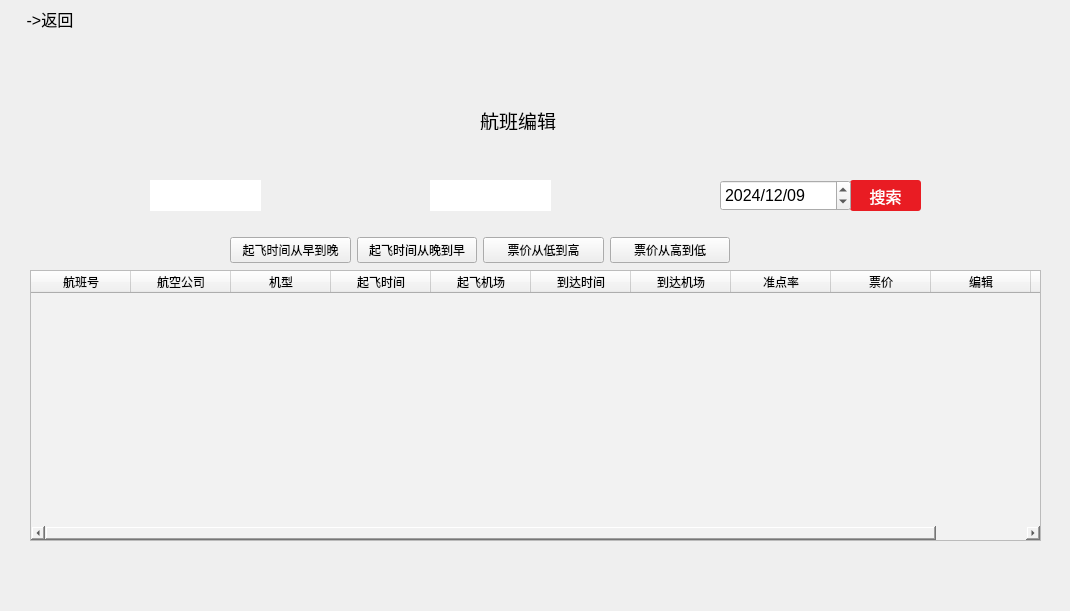
<?xml version="1.0" encoding="UTF-8"?>
<ui version="4.0">
 <class>Admin_search</class>
 <widget class="QWidget" name="Admin_search">
  <property name="geometry">
   <rect>
    <x>0</x>
    <y>0</y>
    <width>1070</width>
    <height>611</height>
   </rect>
  </property>
  <property name="windowTitle">
   <string>Form</string>
  </property>
  <widget class="QLineEdit" name="lineEditDao">
   <property name="geometry">
    <rect>
     <x>430</x>
     <y>180</y>
     <width>121</width>
     <height>31</height>
    </rect>
   </property>
   <property name="font">
    <font>
     <family>宋体</family>
     <pointsize>14</pointsize>
    </font>
   </property>
   <property name="styleSheet">
    <string notr="true">border: none</string>
   </property>
  </widget>
  <widget class="QLabel" name="label_6">
   <property name="geometry">
    <rect>
     <x>480</x>
     <y>110</y>
     <width>121</width>
     <height>20</height>
    </rect>
   </property>
   <property name="font">
    <font>
     <pointsize>14</pointsize>
    </font>
   </property>
   <property name="text">
    <string>航班编辑</string>
   </property>
  </widget>
  <widget class="QLineEdit" name="lineEditChu">
   <property name="geometry">
    <rect>
     <x>150</x>
     <y>180</y>
     <width>111</width>
     <height>31</height>
    </rect>
   </property>
   <property name="font">
    <font>
     <family>宋体</family>
     <pointsize>14</pointsize>
    </font>
   </property>
   <property name="styleSheet">
    <string notr="true">border: none</string>
   </property>
  </widget>
  <widget class="QPushButton" name="pushButton">
   <property name="geometry">
    <rect>
     <x>850</x>
     <y>180</y>
     <width>71</width>
     <height>31</height>
    </rect>
   </property>
   <property name="font">
    <font>
     <pointsize>12</pointsize>
    </font>
   </property>
   <property name="styleSheet">
    <string notr="true">QPushButton { background-color: rgb(233, 28, 35); border-radius: 3px; color: rgb(255, 255, 255); } 
QPushButton:hover { background-color:rgb(255, 32, 36); }
</string>
   </property>
   <property name="text">
    <string>搜索</string>
   </property>
   <property name="icon">
    <iconset theme="audio-card"/>
   </property>
   <property name="checkable">
    <bool>false</bool>
   </property>
   <property name="checked">
    <bool>false</bool>
   </property>
   <property name="autoDefault">
    <bool>false</bool>
   </property>
   <property name="default">
    <bool>false</bool>
   </property>
  </widget>
  <widget class="QTableWidget" name="tableWidget">
   <property name="geometry">
    <rect>
     <x>30</x>
     <y>270</y>
     <width>1011</width>
     <height>271</height>
    </rect>
   </property>
   <property name="sizePolicy">
    <sizepolicy hsizetype="Preferred" vsizetype="Preferred">
     <horstretch>0</horstretch>
     <verstretch>0</verstretch>
    </sizepolicy>
   </property>
   <property name="maximumSize">
    <size>
     <width>1100</width>
     <height>16777215</height>
    </size>
   </property>
   <property name="styleSheet">
    <string notr="true">
background-color: rgb(242, 242, 242);</string>
   </property>
   <property name="autoScrollMargin">
    <number>16</number>
   </property>
   <property name="rowCount">
    <number>0</number>
   </property>
   <property name="columnCount">
    <number>11</number>
   </property>
   <attribute name="horizontalHeaderMinimumSectionSize">
    <number>10</number>
   </attribute>
   <attribute name="verticalHeaderMinimumSectionSize">
    <number>18</number>
   </attribute>
   <attribute name="verticalHeaderDefaultSectionSize">
    <number>29</number>
   </attribute>
   <column>
    <property name="text">
     <string>航班号</string>
    </property>
   </column>
   <column>
    <property name="text">
     <string>航空公司</string>
    </property>
   </column>
   <column>
    <property name="text">
     <string>机型</string>
    </property>
   </column>
   <column>
    <property name="text">
     <string>起飞时间</string>
    </property>
   </column>
   <column>
    <property name="text">
     <string>起飞机场</string>
    </property>
   </column>
   <column>
    <property name="text">
     <string>到达时间</string>
    </property>
   </column>
   <column>
    <property name="text">
     <string>到达机场</string>
    </property>
   </column>
   <column>
    <property name="text">
     <string>准点率</string>
    </property>
   </column>
   <column>
    <property name="text">
     <string>票价</string>
    </property>
   </column>
   <column>
    <property name="text">
     <string>编辑</string>
    </property>
   </column>
   <column>
    <property name="text">
     <string>删除</string>
    </property>
   </column>
  </widget>
  <widget class="QDateEdit" name="dateEdit">
   <property name="geometry">
    <rect>
     <x>720</x>
     <y>180</y>
     <width>131</width>
     <height>31</height>
    </rect>
   </property>
   <property name="font">
    <font>
     <pointsize>12</pointsize>
    </font>
   </property>
   <property name="dateTime">
    <datetime>
     <hour>0</hour>
     <minute>0</minute>
     <second>0</second>
     <year>2024</year>
     <month>12</month>
     <day>9</day>
    </datetime>
   </property>
   <property name="displayFormat">
    <string>yyyy/MM/dd</string>
   </property>
  </widget>
  <widget class="QWidget" name="widget" native="true">
   <property name="geometry">
    <rect>
     <x>230</x>
     <y>220</y>
     <width>500</width>
     <height>60</height>
    </rect>
   </property>
   <property name="sizePolicy">
    <sizepolicy hsizetype="Ignored" vsizetype="Ignored">
     <horstretch>0</horstretch>
     <verstretch>0</verstretch>
    </sizepolicy>
   </property>
   <property name="minimumSize">
    <size>
     <width>500</width>
     <height>60</height>
    </size>
   </property>
   <layout class="QHBoxLayout" name="horizontalLayout">
    <item>
     <widget class="QPushButton" name="timeearly">
      <property name="text">
       <string>起飞时间从早到晚</string>
      </property>
     </widget>
    </item>
    <item>
     <widget class="QPushButton" name="timelate">
      <property name="text">
       <string>起飞时间从晚到早</string>
      </property>
     </widget>
    </item>
    <item>
     <widget class="QPushButton" name="pricelow">
      <property name="text">
       <string>票价从低到高</string>
      </property>
     </widget>
    </item>
    <item>
     <widget class="QPushButton" name="pricehigh">
      <property name="text">
       <string>票价从高到低</string>
      </property>
     </widget>
    </item>
   </layout>
  </widget>
  <widget class="QPushButton" name="pushButton_back">
   <property name="geometry">
    <rect>
     <x>10</x>
     <y>10</y>
     <width>80</width>
     <height>18</height>
    </rect>
   </property>
   <property name="font">
    <font>
     <pointsize>12</pointsize>
    </font>
   </property>
   <property name="styleSheet">
    <string notr="true">QPushButton { background-color: none; border-radius: 3px; color: black; } 
QPushButton:hover { background-color:rgb(233, 182, 163); }</string>
   </property>
   <property name="text">
    <string>-&gt;返回</string>
   </property>
  </widget>
  <widget class="QLabel" name="label_2">
   <property name="geometry">
    <rect>
     <x>130</x>
     <y>140</y>
     <width>801</width>
     <height>91</height>
    </rect>
   </property>
   <property name="styleSheet">
    <string notr="true">border-image: url(:/img/search.png);</string>
   </property>
   <property name="text">
    <string/>
   </property>
  </widget>
  <zorder>label_2</zorder>
  <zorder>lineEditDao</zorder>
  <zorder>label_6</zorder>
  <zorder>lineEditChu</zorder>
  <zorder>pushButton</zorder>
  <zorder>tableWidget</zorder>
  <zorder>dateEdit</zorder>
  <zorder>widget</zorder>
  <zorder>pushButton_back</zorder>
 </widget>
 <resources/>
 <connections/>
</ui>
